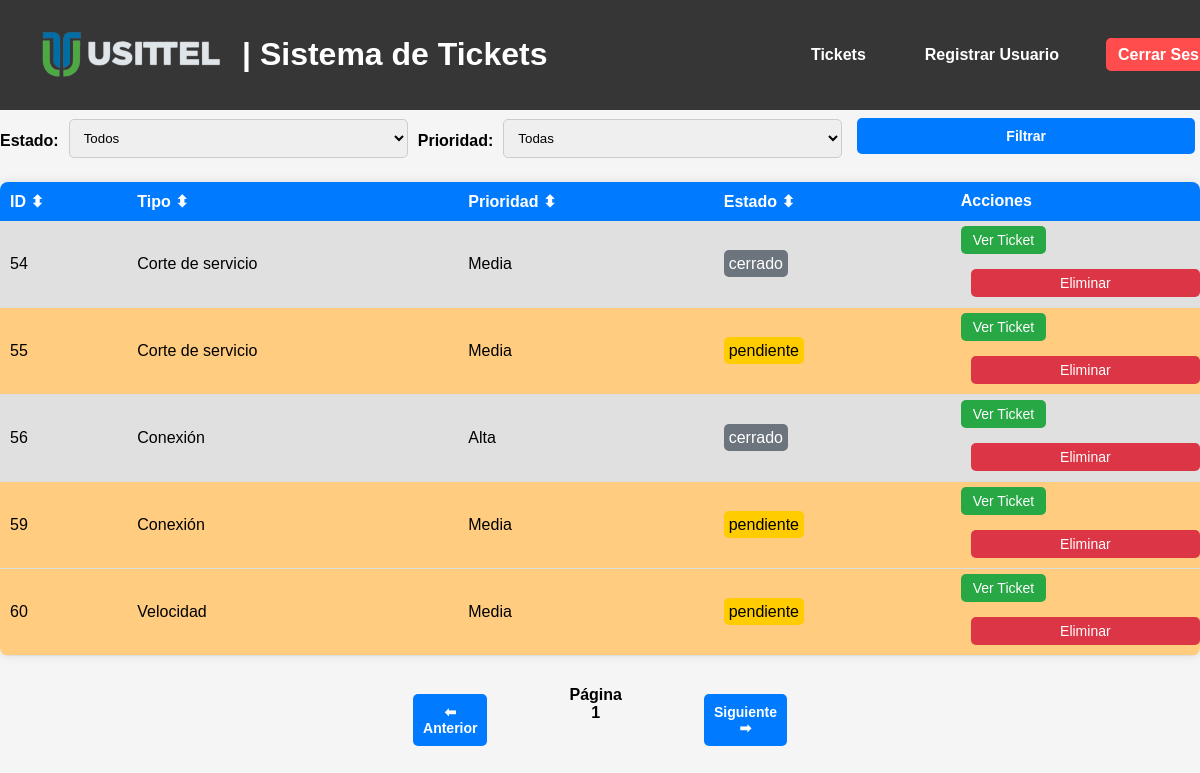
The app's page /tickets (signed in), older data.
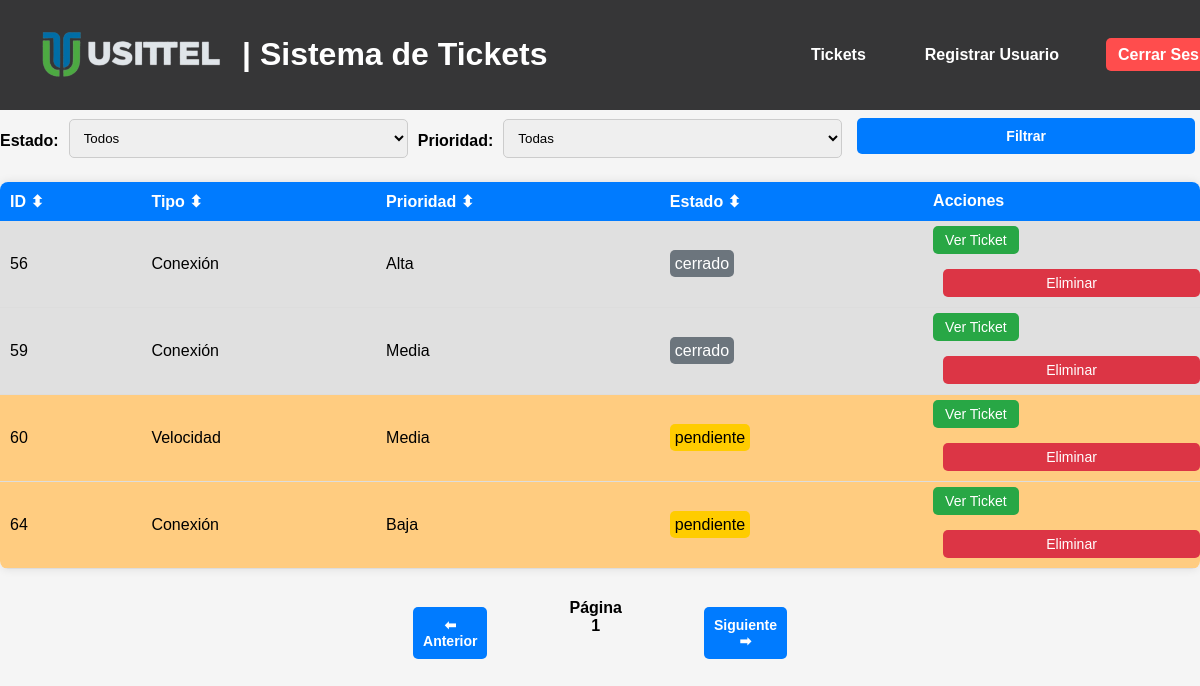
The same page, newer data.
### tables this page shows
CREATE TABLE tickets (
    id INTEGER PRIMARY KEY AUTOINCREMENT,
    tipo TEXT NOT NULL,
    descripcion TEXT NOT NULL,
    prioridad TEXT NOT NULL,
    fecha_creacion DATETIME DEFAULT CURRENT_TIMESTAMP,
    usuario_creador TEXT NOT NULL,
    notas TEXT,
    archivo TEXT
, usuario_asignado TEXT, estado TEXT DEFAULT 'pendiente');

### app.py (the view)
@app.route('/tickets')
@login_required
def tickets():
    estado = request.args.get('estado')
    prioridad = request.args.get('prioridad')
    query = 'SELECT * FROM tickets WHERE 1=1'
    params = []
    if estado in ['pendiente', 'en proceso', 'cerrado']:
        query += ' AND estado = ?'
        params.append(estado)
    if prioridad in ['Baja', 'Media', 'Alta']:
        query += ' AND prioridad = ?'
        params.append(prioridad)
    conn = get_db_connection()
    tickets = conn.execute(query, params).fetchall()
    conn.close()
    return render_template('tickets.html', tickets=tickets, estado=estado, prioridad=prioridad)

### app.py (called while the page is built)
def get_db_connection():
    conn = sqlite3.connect('database.db', timeout=10)  # Espera hasta 10 segundos si la base de datos está bloqueada
    conn.row_factory = sqlite3.Row
    return conn

@login_manager.user_loader
def load_user(user_id):
    conn = get_db_connection()
    user = conn.execute('SELECT * FROM users WHERE id = ?', (user_id,)).fetchone()
    conn.close()
    if user:
        return User(id=user['id'], username=user['username'], role=user['role'])
    return None

### templates/tickets.html (shortened to what this page needs)
<!DOCTYPE html>
<html lang="es">
<head>
    <link rel="stylesheet" href="/static/styles.css">
</head>
<body>
    <header>
        {% include 'header.html' %}
        <h1>Lista de Tickets</h1>
        <nav>
            <a href="/logout">Cerrar sesión</a>
        </nav>
    </header>
    <main>
        <form action="/tickets" method="GET" style="display: flex; align-items: center; gap: 10px;">
            <label for="estado">Estado:</label>
            <select name="estado" id="estado">
                <option value="">Todos</option>
            </select>
            <label for="prioridad">Prioridad:</label>
            <select name="prioridad" id="prioridad">
                <option value="">Todas</option>
            </select>
            <button type="submit" class="btn-filter">Filtrar</button>
        </form>
        <table id="ticketsTable">
            <thead>
                <tr>
                    <th onclick="sortTable(0)">ID ⬍</th>
                    <th onclick="sortTable(1)">Tipo ⬍</th>
                    <th onclick="sortTable(2)">Prioridad ⬍</th>
                    <th onclick="sortTable(3)">Estado ⬍</th>
                    <th>Acciones</th>
                </tr>
            </thead>
            <tbody>
                {% for ticket in tickets %}
                <tr class="ticket-row {{ ticket.estado }}">
                    <td>{{ ticket.id }}</td>
                    <td>{{ ticket.tipo }}</td>
                    <td>{{ ticket.prioridad }}</td>
                    <td>
                        <span class="estado estado-{{ ticket.estado|lower }}">
                            {{ ticket.estado }}
                        </span>
                    </td>
                    <td>
                        <a href="{{ url_for('view_ticket', id=ticket.id) }}" class="btn btn-view">Ver Ticket</a>
                        {% if current_user.role == 'usittel' %}
                        <form action="/delete-ticket/{{ ticket.id }}" method="POST"
                            onsubmit="return confirmarAccion('¿Seguro que quieres eliminar este ticket?')">
                            <button type="submit" class="btn btn-delete">Eliminar</button>
                        </form>
                        {% endif %}
                    </td>
                </tr>
                {% endfor %}
            </tbody>
        </table>
        <div style="text-align: center; margin-top: 30px; display: flex; justify-content: center; gap: 2px; margin-left: 30%; margin-right: 30%;">
            <button id="prevPage" class="btn-pagination">⬅ Anterior</button>
            <span id="pageNumber" style="font-weight: bold;">Página 1</span>
            <button id="nextPage" class="btn-pagination">Siguiente ➡</button>
        </div>
    </main>
</body>
</html>

### templates/header.html (shortened to what this page needs)
<!DOCTYPE html>
<html lang="es">
<head>
    <link rel="stylesheet" href="{{ url_for('static', filename='styles.css') }}">
</head>
<body>
    <header class="navbar">
        <div class="container">
            <div class="logo-container">
                <img src="{{ url_for('static', filename='logo.png') }}" alt="Usittel Logo" class="logo-img">
                <h1 class="logo-text">| Sistema de Tickets</h1>
            </div>
            <nav>
                <ul>
                    <li><a href="{{ url_for('tickets') }}">Tickets</a></li>
                    {% if current_user.role == 'usittel' %}
                        <li><a href="{{ url_for('register') }}">Registrar Usuario</a></li>
                    {% endif %}
                    <li><a href="{{ url_for('logout') }}" class="logout-btn">Cerrar Sesión</a></li>
                </ul>
            </nav>
        </div>
    </header>
</body>
</html>

### static/styles.css (style rules this page uses)
body { font-family: Arial, sans-serif; margin: 0; padding: 0; background-color: #f5f5f5; }
header { background-color: #363637; color: white; padding: 15px; display: flex; justify-content: space-between; align-items: center; }
header nav a { color: white; text-decoration: none; margin-left: 15px; }
.ticket-row.pendiente { background-color: #ffcc80; }
.ticket-row.cerrado { background-color: #e0e0e0; }
h1 { color: #333; }
button { width: 100%; background: #007bff; color: white; border: none; padding: 10px; margin-top: 20px; border-radius: 5px; cursor: pointer; font-size: 16px; }
.navbar nav ul { list-style: none; margin: 0; padding: 0; display: flex; }
.navbar nav ul li { margin-left: 20px; }
.navbar nav ul li a { color: white; text-decoration: none; font-size: 16px; }
.navbar { background: #363637; color: white; padding: 15px 20px; position: fixed; top: 0; width: 100%; z-index: 1000; display: flex; justify-content: center; align-items: center; }
.logo-text { color: white; }
.navbar .container { display: flex; justify-content: space-between; align-items: center; width: 100%; max-width: 1200px; margin: 0 auto; }
.logo-container { display: flex; align-items: center; }
.logo-img { height: 50px; margin-right: 15px; }
.navbar nav ul li a { color: white; text-decoration: none; font-size: 16px; font-weight: bold; padding: 8px 12px; transition: background 0.3s ease; border-radius: 5px; }
.logout-btn { background: #ff4d4d; padding: 8px 12px; border-radius: 5px; font-weight: bold; }
table { width: 100%; border-collapse: collapse; margin-top: 20px; background: white; box-shadow: 0px 0px 10px rgba(0, 0, 0, 0.1); border-radius: 8px; overflow: hidden; }
thead { background: #007bff; color: white; font-weight: bold; }
th { padding: 10px; cursor: pointer; text-align: left; }
td { padding: 10px; border-bottom: 1px solid #ddd; }
.estado-pendiente { background: #ffcc00; color: black; padding: 5px; border-radius: 5px; }
.estado-cerrado { background: #6c757d; color: white; padding: 5px; border-radius: 5px; }
.btn { padding: 6px 12px; border: none; cursor: pointer; font-size: 14px; border-radius: 5px; text-decoration: none; }
.btn-view { background: #28a745; color: white; }
.btn-delete { background: #dc3545; color: white; margin-left: 10px; }
.btn-filter { margin: 8px 5px; background-color: #007bff; color: white; border: none; border-radius: 5px; cursor: pointer; font-size: 14px; font-weight: bold; transition: 0.3s ease; }
.btn-pagination { margin: 8px 80px; background-color: #007bff; color: white; border: none; border-radius: 5px; cursor: pointer; font-size: 14px; font-weight: bold; transition: 0.3s ease; }
label { display: block; text-align: left; font-weight: bold; margin-top: 10px; }
input, select, textarea { width: 100%; padding: 10px; margin-top: 5px; border: 1px solid #ccc; border-radius: 5px; }

Row changes from the older to the newer data that the page shows:
removed tickets: id "54", tipo "Corte de servicio", prioridad "Media", estado "cerrado"
removed tickets: id "55", tipo "Corte de servicio", prioridad "Media", estado "pendiente"
changed tickets id 59: estado "pendiente" → "cerrado"
added tickets: id "64", tipo "Conexión", prioridad "Baja", estado "pendiente"
